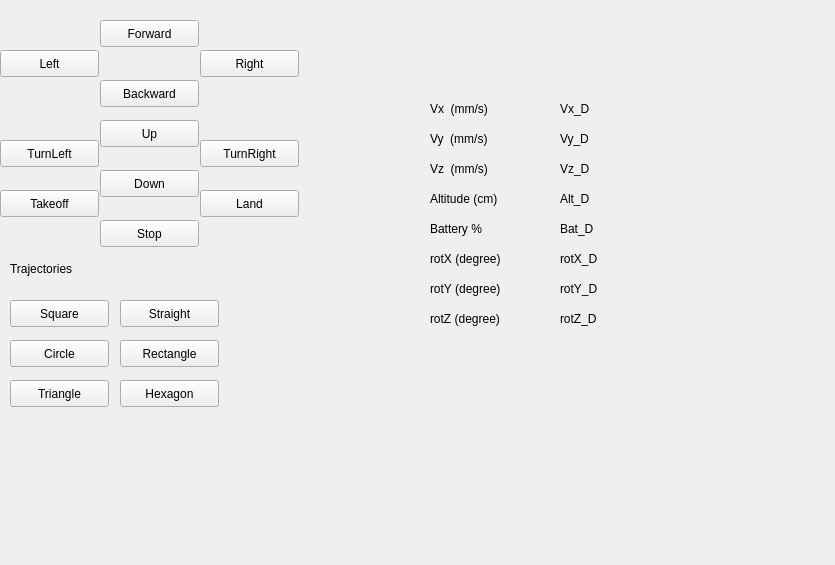
<?xml version="1.0" encoding="UTF-8"?>
<ui version="4.0">
 <class>Form</class>
 <widget class="QWidget" name="Form">
  <property name="geometry">
   <rect>
    <x>0</x>
    <y>0</y>
    <width>835</width>
    <height>565</height>
   </rect>
  </property>
  <property name="windowTitle">
   <string>Form</string>
  </property>
  <widget class="QPushButton" name="Forword">
   <property name="geometry">
    <rect>
     <x>100</x>
     <y>20</y>
     <width>99</width>
     <height>27</height>
    </rect>
   </property>
   <property name="text">
    <string>Forward</string>
   </property>
  </widget>
  <widget class="QPushButton" name="Right">
   <property name="geometry">
    <rect>
     <x>200</x>
     <y>50</y>
     <width>99</width>
     <height>27</height>
    </rect>
   </property>
   <property name="text">
    <string>Right</string>
   </property>
  </widget>
  <widget class="QPushButton" name="Left">
   <property name="geometry">
    <rect>
     <x>0</x>
     <y>50</y>
     <width>99</width>
     <height>27</height>
    </rect>
   </property>
   <property name="text">
    <string>Left</string>
   </property>
  </widget>
  <widget class="QPushButton" name="Backward">
   <property name="geometry">
    <rect>
     <x>100</x>
     <y>80</y>
     <width>99</width>
     <height>27</height>
    </rect>
   </property>
   <property name="text">
    <string>Backward</string>
   </property>
  </widget>
  <widget class="QPushButton" name="Up">
   <property name="geometry">
    <rect>
     <x>100</x>
     <y>120</y>
     <width>99</width>
     <height>27</height>
    </rect>
   </property>
   <property name="text">
    <string>Up</string>
   </property>
  </widget>
  <widget class="QPushButton" name="Down">
   <property name="geometry">
    <rect>
     <x>100</x>
     <y>170</y>
     <width>99</width>
     <height>27</height>
    </rect>
   </property>
   <property name="text">
    <string>Down</string>
   </property>
  </widget>
  <widget class="QPushButton" name="TurnLeft">
   <property name="geometry">
    <rect>
     <x>0</x>
     <y>140</y>
     <width>99</width>
     <height>27</height>
    </rect>
   </property>
   <property name="text">
    <string>TurnLeft</string>
   </property>
  </widget>
  <widget class="QPushButton" name="TurnRight">
   <property name="geometry">
    <rect>
     <x>200</x>
     <y>140</y>
     <width>99</width>
     <height>27</height>
    </rect>
   </property>
   <property name="text">
    <string>TurnRight</string>
   </property>
  </widget>
  <widget class="QPushButton" name="TakeOff">
   <property name="geometry">
    <rect>
     <x>0</x>
     <y>190</y>
     <width>99</width>
     <height>27</height>
    </rect>
   </property>
   <property name="text">
    <string>Takeoff</string>
   </property>
  </widget>
  <widget class="QPushButton" name="Land">
   <property name="geometry">
    <rect>
     <x>200</x>
     <y>190</y>
     <width>99</width>
     <height>27</height>
    </rect>
   </property>
   <property name="text">
    <string>Land</string>
   </property>
  </widget>
  <widget class="QPushButton" name="Stop">
   <property name="geometry">
    <rect>
     <x>100</x>
     <y>220</y>
     <width>99</width>
     <height>27</height>
    </rect>
   </property>
   <property name="text">
    <string>Stop</string>
   </property>
  </widget>
  <widget class="QLabel" name="label">
   <property name="geometry">
    <rect>
     <x>10</x>
     <y>260</y>
     <width>121</width>
     <height>17</height>
    </rect>
   </property>
   <property name="text">
    <string>Trajectories</string>
   </property>
  </widget>
  <widget class="QPushButton" name="Straight">
   <property name="geometry">
    <rect>
     <x>120</x>
     <y>300</y>
     <width>99</width>
     <height>27</height>
    </rect>
   </property>
   <property name="text">
    <string>Straight</string>
   </property>
  </widget>
  <widget class="QPushButton" name="Square">
   <property name="geometry">
    <rect>
     <x>10</x>
     <y>300</y>
     <width>99</width>
     <height>27</height>
    </rect>
   </property>
   <property name="text">
    <string>Square</string>
   </property>
  </widget>
  <widget class="QPushButton" name="Circle">
   <property name="geometry">
    <rect>
     <x>10</x>
     <y>340</y>
     <width>99</width>
     <height>27</height>
    </rect>
   </property>
   <property name="text">
    <string>Circle</string>
   </property>
  </widget>
  <widget class="QPushButton" name="Rectangle">
   <property name="geometry">
    <rect>
     <x>120</x>
     <y>340</y>
     <width>99</width>
     <height>27</height>
    </rect>
   </property>
   <property name="text">
    <string>Rectangle</string>
   </property>
  </widget>
  <widget class="QPushButton" name="Hexagon">
   <property name="geometry">
    <rect>
     <x>120</x>
     <y>380</y>
     <width>99</width>
     <height>27</height>
    </rect>
   </property>
   <property name="text">
    <string>Hexagon</string>
   </property>
  </widget>
  <widget class="QPushButton" name="Triangle">
   <property name="geometry">
    <rect>
     <x>10</x>
     <y>380</y>
     <width>99</width>
     <height>27</height>
    </rect>
   </property>
   <property name="text">
    <string>Triangle</string>
   </property>
  </widget>
  <widget class="QLabel" name="Vx">
   <property name="geometry">
    <rect>
     <x>430</x>
     <y>100</y>
     <width>91</width>
     <height>17</height>
    </rect>
   </property>
   <property name="text">
    <string>Vx  (mm/s)</string>
   </property>
  </widget>
  <widget class="QLabel" name="Vx_D">
   <property name="geometry">
    <rect>
     <x>560</x>
     <y>100</y>
     <width>181</width>
     <height>17</height>
    </rect>
   </property>
   <property name="text">
    <string>Vx_D</string>
   </property>
  </widget>
  <widget class="QLabel" name="Vy">
   <property name="geometry">
    <rect>
     <x>430</x>
     <y>130</y>
     <width>91</width>
     <height>17</height>
    </rect>
   </property>
   <property name="text">
    <string>Vy  (mm/s)</string>
   </property>
  </widget>
  <widget class="QLabel" name="Vy_D">
   <property name="geometry">
    <rect>
     <x>560</x>
     <y>130</y>
     <width>191</width>
     <height>17</height>
    </rect>
   </property>
   <property name="text">
    <string>Vy_D</string>
   </property>
  </widget>
  <widget class="QLabel" name="Vz">
   <property name="geometry">
    <rect>
     <x>430</x>
     <y>160</y>
     <width>91</width>
     <height>17</height>
    </rect>
   </property>
   <property name="text">
    <string>Vz  (mm/s)</string>
   </property>
  </widget>
  <widget class="QLabel" name="Vz_D">
   <property name="geometry">
    <rect>
     <x>560</x>
     <y>160</y>
     <width>181</width>
     <height>17</height>
    </rect>
   </property>
   <property name="text">
    <string>Vz_D</string>
   </property>
  </widget>
  <widget class="QLabel" name="Altitude">
   <property name="geometry">
    <rect>
     <x>430</x>
     <y>190</y>
     <width>111</width>
     <height>17</height>
    </rect>
   </property>
   <property name="text">
    <string>Altitude (cm)</string>
   </property>
  </widget>
  <widget class="QLabel" name="Alt_D">
   <property name="geometry">
    <rect>
     <x>560</x>
     <y>190</y>
     <width>221</width>
     <height>17</height>
    </rect>
   </property>
   <property name="text">
    <string>Alt_D</string>
   </property>
  </widget>
  <widget class="QLabel" name="Battery">
   <property name="geometry">
    <rect>
     <x>430</x>
     <y>220</y>
     <width>68</width>
     <height>17</height>
    </rect>
   </property>
   <property name="text">
    <string>Battery %</string>
   </property>
  </widget>
  <widget class="QLabel" name="Bat_D">
   <property name="geometry">
    <rect>
     <x>560</x>
     <y>220</y>
     <width>171</width>
     <height>17</height>
    </rect>
   </property>
   <property name="text">
    <string>Bat_D</string>
   </property>
  </widget>
  <widget class="QLabel" name="rotX">
   <property name="geometry">
    <rect>
     <x>430</x>
     <y>250</y>
     <width>101</width>
     <height>17</height>
    </rect>
   </property>
   <property name="text">
    <string>rotX (degree)</string>
   </property>
  </widget>
  <widget class="QLabel" name="rotY">
   <property name="geometry">
    <rect>
     <x>430</x>
     <y>280</y>
     <width>101</width>
     <height>17</height>
    </rect>
   </property>
   <property name="text">
    <string>rotY (degree)</string>
   </property>
  </widget>
  <widget class="QLabel" name="rotZ">
   <property name="geometry">
    <rect>
     <x>430</x>
     <y>310</y>
     <width>101</width>
     <height>17</height>
    </rect>
   </property>
   <property name="text">
    <string>rotZ (degree)</string>
   </property>
  </widget>
  <widget class="QLabel" name="rotX_D">
   <property name="geometry">
    <rect>
     <x>560</x>
     <y>250</y>
     <width>211</width>
     <height>17</height>
    </rect>
   </property>
   <property name="text">
    <string>rotX_D</string>
   </property>
  </widget>
  <widget class="QLabel" name="rotY_D">
   <property name="geometry">
    <rect>
     <x>560</x>
     <y>280</y>
     <width>151</width>
     <height>17</height>
    </rect>
   </property>
   <property name="text">
    <string>rotY_D</string>
   </property>
  </widget>
  <widget class="QLabel" name="rotZ_D">
   <property name="geometry">
    <rect>
     <x>560</x>
     <y>310</y>
     <width>191</width>
     <height>17</height>
    </rect>
   </property>
   <property name="text">
    <string>rotZ_D</string>
   </property>
  </widget>
 </widget>
 <resources/>
 <connections>
  <connection>
   <sender>Forword</sender>
   <signal>clicked()</signal>
   <receiver>Backward</receiver>
   <slot>click()</slot>
   <hints>
    <hint type="sourcelabel">
     <x>149</x>
     <y>40</y>
    </hint>
    <hint type="destinationlabel">
     <x>153</x>
     <y>88</y>
    </hint>
   </hints>
  </connection>
 </connections>
</ui>
